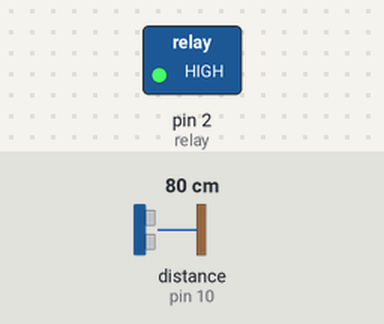
This sketch was run on a simulated Arduino Uno, built with avr-gcc and run on an emulated ATmega328P. Parts: switched loads named in the sketch (green lamp = pin HIGH). Wiring (inferred from the names in the program): ultrasonic range finder: trigger pin 9; echo pin 10. The inputs (shaded band) are chosen by the test bench; at power-on: distance to the obstacle (sensor on pin 10) 80 cm. The echo pulse lasts 58.3 µs per cm; pins used as bus, display or sensor lines are not drawn.

Above: at 1.3 s.
1.4 s: distance to the obstacle (sensor on pin 10) set to 12 cm
2.9 s: distance to the obstacle (sensor on pin 10) set to 9 cm
At 3.12 s:
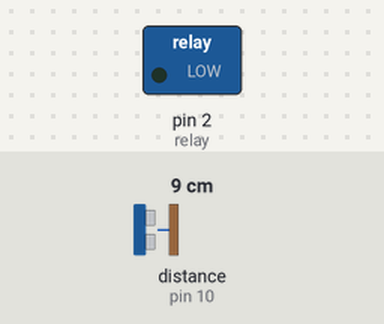
5.9 s: distance to the obstacle (sensor on pin 10) set to 18 cm
At 6.6 s:
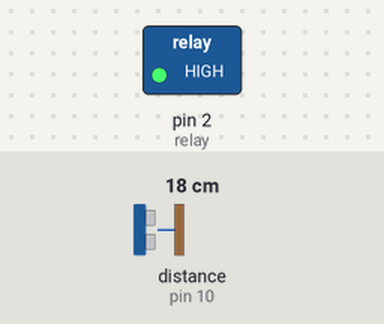
Timing chart, 0 to 8.9 s (numbered marks = the images above; inputs shaded):
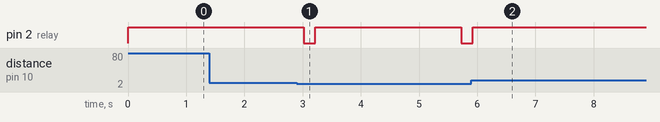

The sketch:

firmware.ino
```cpp
#define relay 2
#define distanceTrig 9
#define distanceEcho 10

long duration;
long distance;

// Configurations
int dispenseDuration = 200;
int waitAfterDispense = 2000;
int dispenseWhenDistanceIsLowerThan = 10;

void setup() {
  pinMode(relay, OUTPUT);
  pinMode(distanceTrig, OUTPUT);
  pinMode(distanceEcho, INPUT);
}

void loop() {
  digitalWrite(relay, HIGH);

  digitalWrite(distanceTrig, LOW);
  delayMicroseconds(5);
  digitalWrite(distanceTrig, HIGH);
  delayMicroseconds(10);
  digitalWrite(distanceTrig, LOW);

  duration = pulseIn(distanceEcho, HIGH);
  distance = (duration/2) / 29.1;

  if (distance < dispenseWhenDistanceIsLowerThan) {
    digitalWrite(relay, LOW);
    delay(dispenseDuration);
    digitalWrite(relay, HIGH);
    delay(waitAfterDispense);
  }

  delay(500);
}
```

Measured:
- the behaviour switches between 11 and 10 cm on distance to the obstacle (sensor on pin 10) (found by bisection; images 0 and 1)
- after the input at 1.4 s, every drawn part: stays the same
- after the input at 2.9 s, pin 2 (relay): HIGH → LOW after 0.12 s, → HIGH 0.20 s later, → LOW 2.5 s later
- after the input at 5.9 s, pin 2 (relay): goes on until 5.9 s, then stays HIGH
